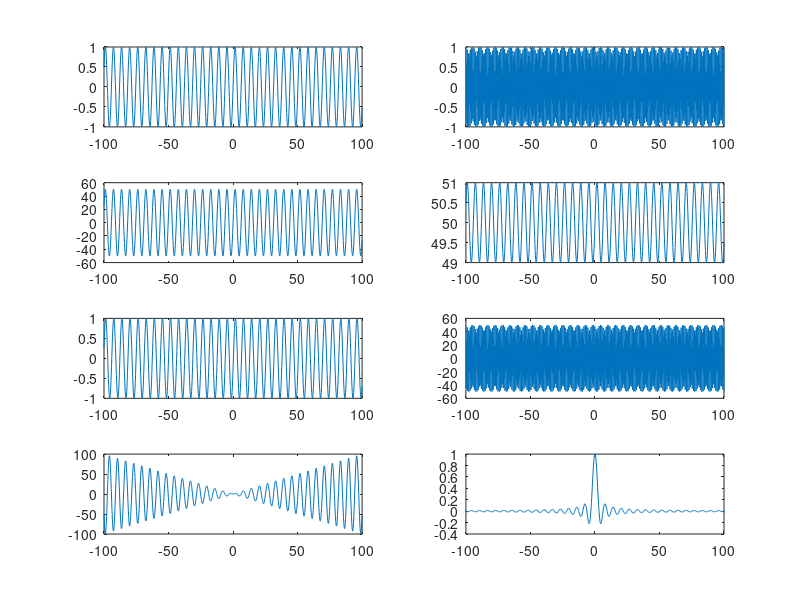
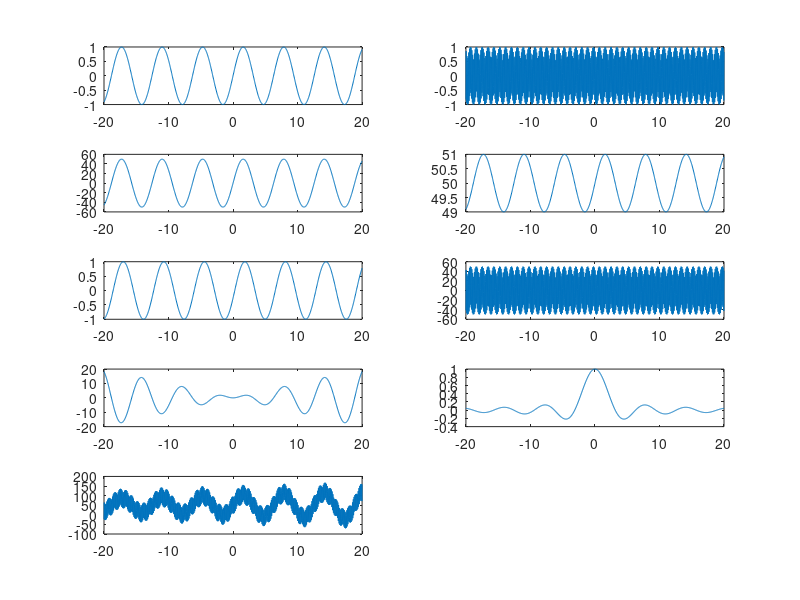
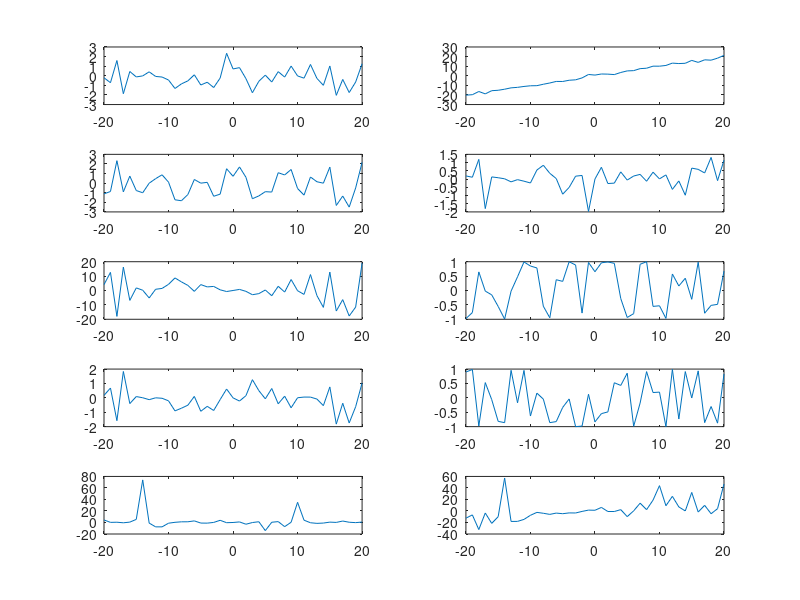
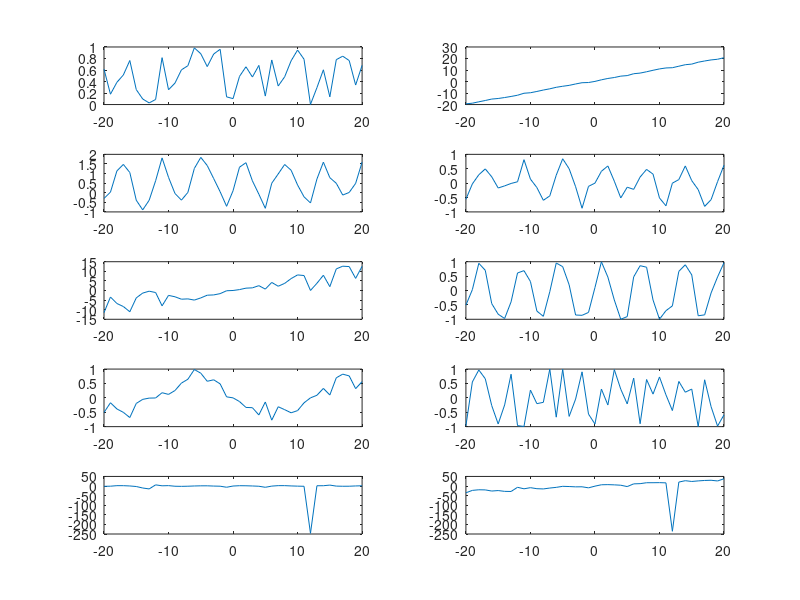

MATLAB code to generate these figures, in order:
%%%%%  Problem 1  %%%%%
figure(1);

% Creates 1000 points in this interval.
x = linspace(-100,100,1000); 

y1 = sin(x);
y2 = sin(50 * x);
y3 = 50 * sin(x);
y4 = sin(x) + 50;
y5 = sin(x + 50);
y6 = 50 * sin(50 * x);
y7 = x .* sin(x);
y8 = sin(x) ./ x;

% Puts all vectors inside another vector in the order.
funcs = [y1 ; y2 ; y3 ; y4 ; y5 ; y6 ; y7 ; y8];

% Displays all functions
for n=1:8
    subplot(4,2,n);
    plot(x, funcs(n,:));
end


%%%%%  Problem 2  %%%%%
figure(2);

% Creates 1000 points in this interval.
x = linspace(-20,20,1000);

y1 = sin(x);
y2 = sin(50 * x);
y3 = 50 * sin(x);
y4 = sin(x) + 50;
y5 = sin(x + 50);
y6 = 50 * sin(50 * x);
y7 = x .* sin(x);
y8 = sin(x) ./ x;
y9 = y1 + y2 + y3 + y4 + y5 + y6 + y7 + y8;

% Puts all vectors inside another vector in the order.
funcs = [y1 ; y2 ; y3 ; y4 ; y5 ; y6 ; y7 ; y8 ; y9];
   
% Displays all functions
for n=1:9
    subplot(5,2,n);
    plot(x, funcs(n,:));
end


%%%%%  Problem3  %%%%%
figure(3);

% Creates 41 points in this interval.
x = linspace(-20,20,41);

% Creates 41 zero-mean, unit variance Gaussian distributed random numbers
z = randn(1,41);

y10 = z;
y11 = z + x;
y12 = z + sin(x);
y13 = z .* sin(x);
y14 = x .* sin(z);
y15 = sin(x + z);
y16 = z .* sin(50 * x);
y17 = sin(x + (50 * z));
y18 = sin(x) ./ z;
y19 = y11+y12+y13+y14+y15+y16+y17+y18;

% Puts all vectors inside another vector in the order.
funcs = [y10 ; y11 ; y12 ; y13 ; y14 ; y15 ; y16 ; y17 ; y18 ; y19];
   
% Displays all functions
for n=1:10
    subplot(5,2,n);
    plot(x, funcs(n,:));
end


%%%%%  Problem4  %%%%%
figure(4);

% Creates 41 points in this interval.
x = linspace(-20,20,41);

% Creates 41 uniformly distributed random numbers in [0,1].
z = rand(1,41);

y20 = z;
y21 = z + x;
y22 = z + sin(x);
y23 = z .* sin(x);
y24 = x .* sin(z);
y25 = sin(x + z);
y26 = z .* sin(50 * x);
y27 = sin(x + (50 * z));
y28 = sin(x) ./ z;
y29 = y21+y22+y23+y24+y25+y26+y27+y28;

funcs = [y20 ; y21 ; y22 ; y23 ; y24 ; y25 ; y26 ; y27 ; y28 ; y29];
   
for n=1:10
    subplot(5,2,n);
    plot(x, funcs(n,:));
end


%%%%%  Problem5  %%%%%
figure(5);
r1 = randn(1,10000);
r2 = 2 * randn(1,10000);
r3 = 4 * randn(1,10000);
r4 = 16 * randn(1,10000);

funcs = [r1 ; r2 ; r3 ; r4];
   
for n=1:4
    subplot(2,2,n);
    hist(funcs(n,:));
end


%%%%%  Problem6  %%%%%
figure(6);
r6 = randn(1,10000) + 10;
r7 = (2 * randn(1,10000)) + 20;
r8 = randn(1,10000) - 10;
r9 = (2 * randn(1,10000)) - 20;

funcs = [r6 ; r7 ; r8 ; r9];
   
for n=1:4
    subplot(2,2,n);
    hist(funcs(n,:));
end


%%%%%  Problem7  %%%%%
figure(7);
r11 = sqrt(12)*(rand(1,10000)-0.5);
r21 = sqrt(12)*2 * (rand(1,10000)-0.5);
r31 = sqrt(12)*4 * (rand(1,10000)-0.5);
r41 = sqrt(12)*16 * (rand(1,10000)-0.5);

funcs = [r11 ; r21 ; r31 ; r41];
   
for n=1:4
    subplot(2,2,n);
    hist(funcs(n,:));
end


%%%%%  Problem8  %%%%%
figure(8);
r61 = sqrt(12)*(rand(1,10000)- 0.5) + 10;
r71 = (sqrt(12)*2 * (rand(1,10000)- 0.5)) + 20;
r81 = sqrt(12)*(rand(1,10000)- 0.5) - 10;
r91 = (sqrt(12)*2 * (rand(1,10000)- 0.5)) - 20;

funcs = [r61 ; r71 ; r81 ; r91];
   
for n=1:4
    subplot(2,2,n);
    hist(funcs(n,:));
end